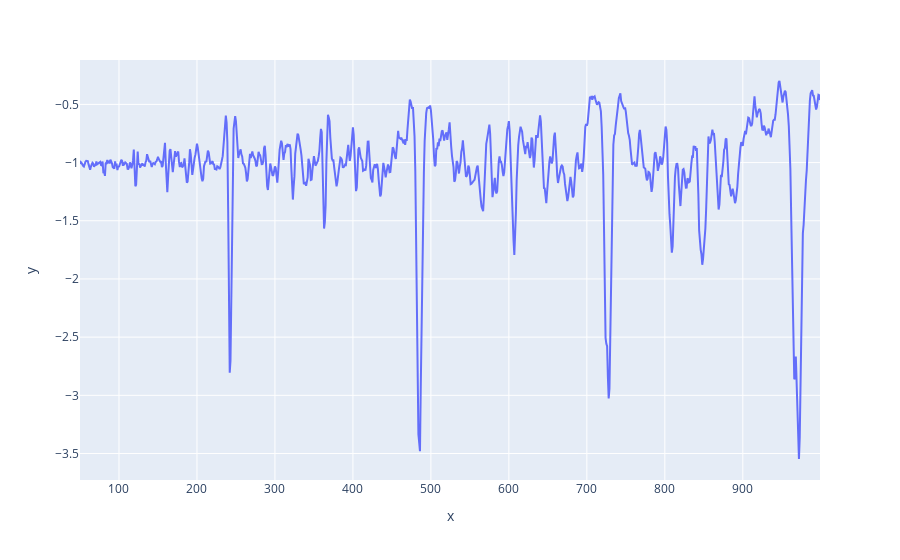

Notebook cell for this chart:
### Code cell
px.line(y=(rolling_mean2(temp(np.arange(50, 1000, 1)), 3)),x=np.arange(50, 1000, 1))

### Figure 1 — Plotly figure (JSON) as saved in the notebook; plotly's stock layout.template omitted (floating-point values rounded to 4 significant figures; data arrays with more than 128 entries replaced by an {"elided": "..."} marker saying what was removed)
{"data": [{"hovertemplate": "x=%{x}<br>y=%{y}<extra></extra>", "legendgroup": "", "line": {"color": "#636efa", "dash": "solid"}, "marker": {"symbol": "circle"}, "mode": "lines", "name": "", "orientation": "v", "showlegend": false, "type": "scatter", "x": {"elided": "950 int values"}, "xaxis": "x", "y": {"elided": "950 float values"}, "yaxis": "y"}], "layout": {"autosize": true, "legend": {"tracegroupgap": 0}, "margin": {"t": 60}, "xaxis": {"anchor": "y", "autorange": true, "domain": [0, 1], "range": [50, 999], "title": {"text": "x"}, "type": "linear"}, "yaxis": {"anchor": "x", "autorange": true, "domain": [0, 1], "range": [-3.728, -0.1186], "title": {"text": "y"}, "type": "linear"}}}
